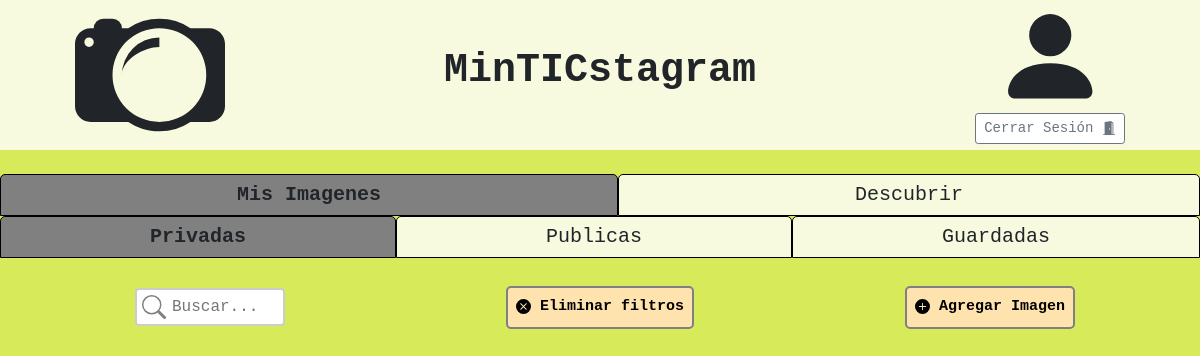
Before: /principal/ (signed in) with the older database file.
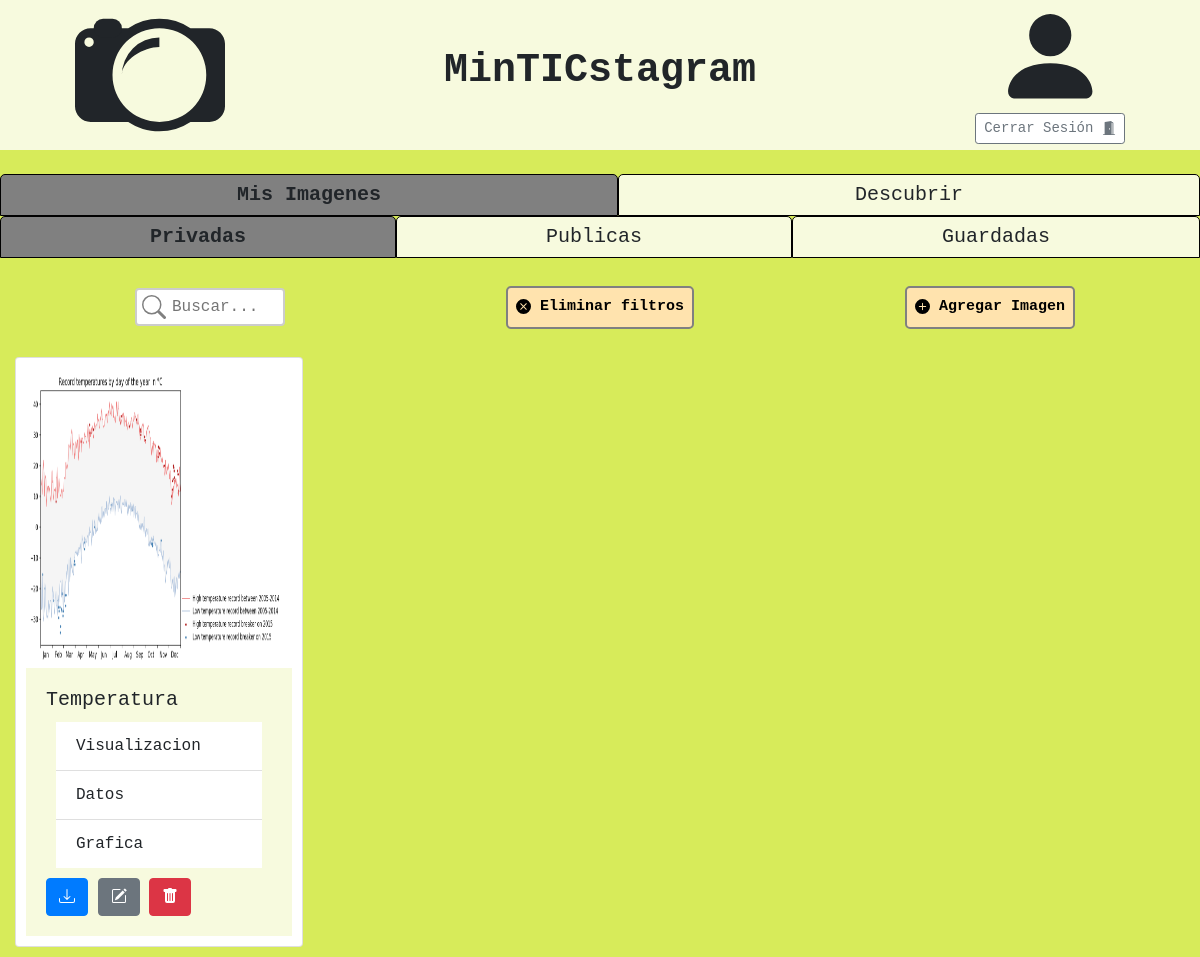
After: the same page with the newer database file.
### tables this page shows
CREATE TABLE Imagenes (
    id INTEGER PRIMARY KEY AUTOINCREMENT,
    id_usuario REFERENCES Usuarios(id),
    nombre_imagen TEXT,
    ruta TEXT,
    privada BOOLEAN
);

CREATE TABLE Etiquetas (
    id INTEGER PRIMARY KEY AUTOINCREMENT,
    nombre_etiqueta TEXT UNIQUE
);

### controlador.py (the view)
@app.route("/principal/", methods=('GET', 'POST'))
@login_required
def principal():
    img_privadas = get_imagenes(session['user_id'], 1)
    img_publicas = get_imagenes(session['user_id'], 0)
    img_guardadas = get_guardadas(session['user_id'])
    img_descubrir = descubir_imagenes(session['user_id'])
    username = request.cookies.get('usuario')
    return render_template("principal.html",  galeria1=img_privadas, galeria2=img_publicas, galeria3=img_guardadas, galeria4=img_descubrir)

### controlador.py (called while the page is built)
def login_required(view):
    @wraps(view)
    def wrapped_view(*arg, **kwargs):
        if g.user is None:
            return redirect(url_for( 'ingreso' ))
        return view(*arg, **kwargs)
    return wrapped_view

@app.before_request
def load_logged_in_user():
    user_id = session.get('user_id')
    if user_id is None:
        g.user = None
    else:
        g.user = get_usuario_byID(user_id)

### db.py (called while the page is built)
def conectar():
    try:
        if 'db' not in g:
            g.db = sqlite3.connect('MinTICstagram.db')
        return g.db
    except Error as e:
        print(e)

def desconectar():
    try:
        db = g.pop('db', None)
        if db is not None:
            db.close()
    except Error as e:
        print(e)

def get_usuario_byID(id_):
    query = """SELECT id, nombre_usuario, correo, contraseña
               FROM Usuarios
               WHERE id=?;"""
    values = (id_,)
    keys = ['id', 'nombre', 'correo', 'contraseña']
    try:
        con = conectar()
        cursor = con.cursor()
        cursor.execute(query, values)
        res = cursor.fetchone()
        desconectar()
        return None if res is None else {k:v for k,v in zip(keys, res)}
    except Error as e:
        print(e)

def get_imagenes(usrId, privada):
    query = """SELECT id, nombre_imagen, ruta
               FROM Imagenes
               WHERE id_usuario=? AND privada=?;"""
    values = (usrId, 1 if privada else 0)
    try:
        con = conectar()
        cursor = con.cursor()
        cursor.execute(query, values)
        imagenes = cursor.fetchall()
        desconectar()
        keys = ['id', 'nombre', 'ruta']
        imagenes = [{k:v for k,v in zip(keys,img)} for img in imagenes]
        for img in imagenes:
            img['etiquetas'] = get_etiquetas(img['id'])
        return imagenes
    except Error as e:
        print(e)

def get_guardadas(usrId):
    query = """SELECT I.id, I.nombre_imagen, I.ruta
               FROM Imagenes AS I
               INNER JOIN MeGusta AS MG ON MG.id_imagen = I.id
               WHERE MG.id_usuario=?;"""
    values = (usrId,)
    try:
        con = conectar()
        cursor = con.cursor()
        cursor.execute(query, values)
        imagenes = cursor.fetchall()
        desconectar()
        keys = ['id', 'nombre', 'ruta']
        imagenes = [{k:v for k,v in zip(keys,img)} for img in imagenes]
        for img in imagenes:
            img['etiquetas'] = get_etiquetas(img['id'])
        return imagenes
    except Error as e:
        print(e)

### templates/principal.html (shortened to what this page needs)
<!DOCTYPE html>
<html lang="es">
<head>
    <link rel="stylesheet" href="https://cdn.jsdelivr.net/npm/bootstrap@4.5.3/dist/css/bootstrap.min.css"
>
    <link rel="stylesheet" href="{{ url_for('static', filename='estilos/principales.css') }}">
</head>
<body>
    <header>
        <div id="wrapper">
            <div id="column1">
            </div>
            <div id="column2">
                <h1 style="font-weight: bold;">MinTICstagram</h1>
            </div>
            <div id="column3">
                <div class="logo">
                    <svg height="100%" viewBox="0 0 16 16" class="bi bi-person-fill" fill="currentColor"
                        xmlns="http://www.w3.org/2000/svg">
                        <path fill-rule="evenodd"
                            d="M3 14s-1 0-1-1 1-4 6-4 6 3 6 4-1 1-1 1H3zm5-6a3 3 0 1 0 0-6 3 3 0 0 0 0 6z" />
                    </svg>
                </div>
                <div>
                    <button type="button" class="btn btn-outline-secondary btn-sm" data-toggle="modal"
                        data-target="#modalCerrarSesion">
                        Cerrar Sesión
                    </button>
                </div>
            </div>
        </div>
    </header>
    <br>
    <div class="grid-container two-cols">
        <div class="grid-item tab" id="myImgs-tab" onclick="openTab('myImgs');">
            Mis Imagenes
        </div>
        <div class="grid-item tab" id="buscar-tab" onclick="openTab('buscar');">
            Descubrir
        </div>
    </div>
    <div class="tab-content" id="myImgs-content" style="display: none;">
        <div class="grid-container three-cols">
            <div class="grid-item tab-img" id="privadas-tab" onclick="obtenerSubTab('privadas');">
                Privadas
            </div>
            <div class="grid-item tab-img" id="publicas-tab" onclick="obtenerSubTab('publicas');">
                Publicas
            </div>
            <div class="grid-item tab-img" id="guardadas-tab" onclick="obtenerSubTab('guardadas');">
                Guardadas
            </div>
        </div>
        <br>
        <div class="tab-content" id="privadas-content" style="display: none;">
            <div class="container-fluid">
                <div class="container-fluid">
                    <div class="row">
                        <div class="col align-self-center center">
                            <form style="text-align: center;" action="{{ url_for('buscarPrivadas') }}" method="POST"
                                enctype="multipart/form-data">
                                <input type="text" class="searchbar" name="search" placeholder="Buscar...">
                            </form>
                        </div>
                        <div class="col align-self-center center">
                            <form action="{{ url_for('principal') }}" method="POST" enctype="multipart/form-data">
                                <button type="submit" class="boton">
                                    Eliminar filtros
                                </button>
                            </form>
                        </div>
                        <div class="col align-self-center center">
                            <button type="button" class="boton" data-toggle="modal" data-target="#nuevaImgModal">
                                <svg width="1em" height="1em" viewBox="0 0 16 16" class="bi bi-plus-circle-fill"
                                    fill="currentColor" xmlns="http://www.w3.org/2000/svg">
                                    <path fill-rule="evenodd"
                                        d="M16 8A8 8 0 1 1 0 8a8 8 0 0 1 16 0zM8.5 4.5a.5.5 0 0 0-1 0v3h-3a.5.5 0 0 0 0 1h3v3a.5.5 0 0 0 1 0v-3h3a.5.5 0 0 0 0-1h-3v-3z" />
                                </svg>
                                Agregar Imagen
                            </button>
                        </div>
                    </div>
                </div>
                <br>
                <div class="row">
                    {% for t in galeria1 %}
                    <div class="col-md-3">
                        <div class="card mx-auto" style="width: 18rem; padding: 10px; margin-bottom: 10px;">
                            <img src="{{ url_for('static', filename= t['ruta'] ) }}" class="card-img-top myImg"
                                width="300" height="300" onclick="showImgModal(event);">
                            <div class="card-body">
                                <h5 class="card-title" style="float: left;"> {{ t['nombre'] }} </h5><br>
                                <ul class="list-group list-group-flush" style="display: block; margin: 10px;">
                                    {% for q in t['etiquetas'] %}
                                        <li class="list-group-item">{{ q }}</li>
                                    {% endfor %}
                                </ul>
                                <a download="imagen.jpg" href="{{ url_for('static', filename= t['ruta'] ) }}">
                                    <button type="button" class="btn btn-primary">
                                    </button>
                                </a>
                                {% set id = t['id'] %}
                                {% set ruta = t['ruta'] %}
                                <button type="button" class="btn btn-secondary" data-toggle="modal"
                                    data-target="#actualizarImgModal"
                                    onclick="displayImgOnUpdateModal(event, '{{ id }}', '{{ ruta }}'); setRadioBtn('Privada');">
                                </button>
                                <a href="{{ url_for('delete', id= t['id'] ) }}">
                                    <button type="button" class="btn btn-danger">
                                    </button>
                                </a>
                            </div>
                        </div>
                    </div>
                    {% endfor %}
                </div>
            </div>
        </div>
    </div>
</body>
</html>

### static/estilos/principales.css (style rules this page uses)
* { font-family: "Courier New", Courier, monospace; margin: 0; box-sizing: border-box; }
.btn-group-sm>.btn, .btn-sm { background-color: white; }
body { background-color: #d7eb5a; font-family: "Courier New", Courier, monospace; margin: 0; }
header { width:100%; background-color: #f7fade; height: 150px; text-align: center; left: 0; top: 0; }
#wrapper { width:100%; height:150px; margin:auto; display: flex; }
#column1 { width:25%; height:150px; float:left; align-items: center; }
#column2 { width:50%; height:150px; float:left; line-height: 150px; text-align: center; display:flex; align-items: center; justify-content: center; }
#column3 { width:25%; height:150px; align-items: center; float:left; }
.logo { display: inline-block; height: 75%; vertical-align: middle; }
.boton { background-color: #ffe3ae; color: black; text-align: center; text-decoration: none; display: inline-block; font-family: 'Courier New', Courier, monospace; font-weight:bold; font-size:15px; padding: 8px; margin: 4px 2px; transition-duration: 0.4s; cursor: pointer; border-radius: 5px; border: 2px solid gray; }
.searchbar { width: 150px; box-sizing: border-box; border: 2px solid #ccc; border-radius: 4px; font-size: 16px; background-color: white; background-image: url('../img/searchicon.svg'); background-position: 5px 5px; background-repeat: no-repeat; padding: 5px 20px 5px 35px; transition: width 0.4s ease-in-out; }
.center { text-align: center; }
.grid-container { display: grid; grid-gap: 0px; padding: 0px; }
.two-cols { grid-template-columns: auto auto; }
.three-cols { grid-template-columns: auto auto auto; }
.grid-item { background-color: #f7fade; border: 1px solid black; border-radius: 5px 5px 0 0; text-align: center; padding: 5px; font-size: 20px; cursor: pointer; }
.active { background-color: grey; font-weight: bold; }
.myImg { cursor: pointer; transition: 0.3s; }
.card-body { background-color: #f7fade; }

Changed rows visible on the page:
added Imagenes: ruta (picture), nombre "Temperatura"
added Etiquetas: nombre_etiqueta "Visualizacion"
added Etiquetas: nombre_etiqueta "Datos"
added Etiquetas: nombre_etiqueta "Grafica"
